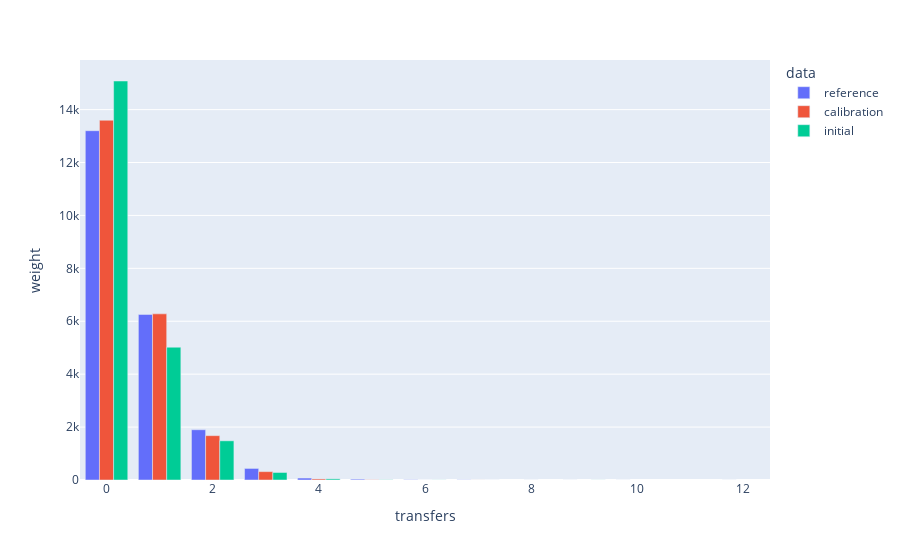

Notebook code cell kept with this figure:
### Code cell
best_evaluation = history[df_progress["objective"].argmin()]
df_evaluation = best_evaluation["evaluation"]

df_reference["request_index"] = np.arange(len(df_reference))
df_evaluation = pd.merge(df_evaluation, df_reference[["request_index", "weight"]])

df_initial = pd.merge(history[0]["evaluation"], df_reference[["request_index", "weight"]])

df_reference_transfers = df_reference.groupby("transfers")["weight"].sum().reset_index()
df_reference_transfers["data"] = "reference"

df_evaluation_transfers = df_evaluation.groupby("transfers")["weight"].sum().reset_index()
df_evaluation_transfers["data"] = "calibration"

df_initial_transfers = df_initial.groupby("transfers")["weight"].sum().reset_index()
df_initial_transfers["data"] = "initial"

df_transfers = pd.concat([df_reference_transfers, df_evaluation_transfers, df_initial_transfers])
px.bar(df_transfers, x = "transfers", y = "weight", color = "data", barmode = "group")

### Figure 1 — Plotly figure (JSON) as saved in the notebook; plotly's stock layout.template omitted (floating-point values rounded to 4 significant figures)
{"data": [{"alignmentgroup": "True", "hovertemplate": "data=reference<br>transfers=%{x}<br>weight=%{y}<extra></extra>", "legendgroup": "reference", "marker": {"color": "#636efa", "pattern": {"shape": ""}}, "name": "reference", "offsetgroup": "reference", "orientation": "v", "showlegend": true, "textposition": "auto", "type": "bar", "x": [0, 1, 2, 3, 4, 5, 6, 7, 9, 10, 12], "xaxis": "x", "y": [13200.0, 6258.0, 1900.0, 437.2, 73.67, 30.9, 9.163, 6.743, 0.5209, 0.7653, 0.4997], "yaxis": "y"}, {"alignmentgroup": "True", "hovertemplate": "data=calibration<br>transfers=%{x}<br>weight=%{y}<extra></extra>", "legendgroup": "calibration", "marker": {"color": "#EF553B", "pattern": {"shape": ""}}, "name": "calibration", "offsetgroup": "calibration", "orientation": "v", "showlegend": true, "textposition": "auto", "type": "bar", "x": [0, 1, 2, 3, 4, 5, 6, 7, 8], "xaxis": "x", "y": [13600.0, 6279.0, 1676.0, 316.4, 40.04, 8.287, 0.7922, 1.405, 0.4838], "yaxis": "y"}, {"alignmentgroup": "True", "hovertemplate": "data=initial<br>transfers=%{x}<br>weight=%{y}<extra></extra>", "legendgroup": "initial", "marker": {"color": "#00cc96", "pattern": {"shape": ""}}, "name": "initial", "offsetgroup": "initial", "orientation": "v", "showlegend": true, "textposition": "auto", "type": "bar", "x": [0, 1, 2, 3, 4, 5, 6, 7, 9], "xaxis": "x", "y": [15080.0, 5019.0, 1481.0, 284.2, 43.14, 7.15, 2.635, 0.4838, 1.76], "yaxis": "y"}], "layout": {"autosize": true, "barmode": "group", "legend": {"title": {"text": "data"}, "tracegroupgap": 0}, "margin": {"t": 60}, "xaxis": {"anchor": "y", "autorange": true, "domain": [0, 1], "range": [-0.5, 12.5], "title": {"text": "transfers"}, "type": "linear"}, "yaxis": {"anchor": "x", "autorange": true, "domain": [0, 1], "range": [0, 15870.0], "title": {"text": "weight"}, "type": "linear"}}}
